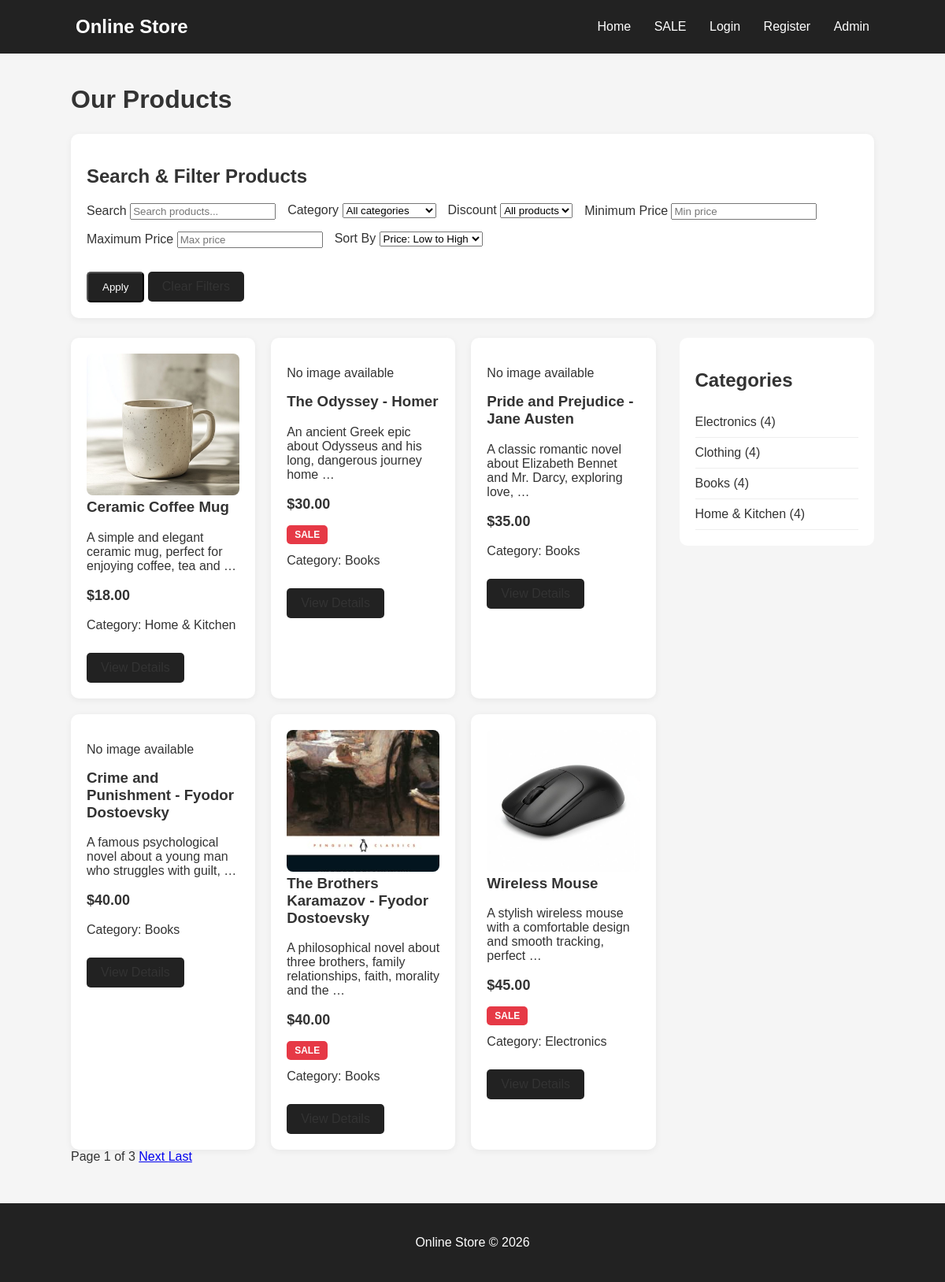
The app's page /, older data.
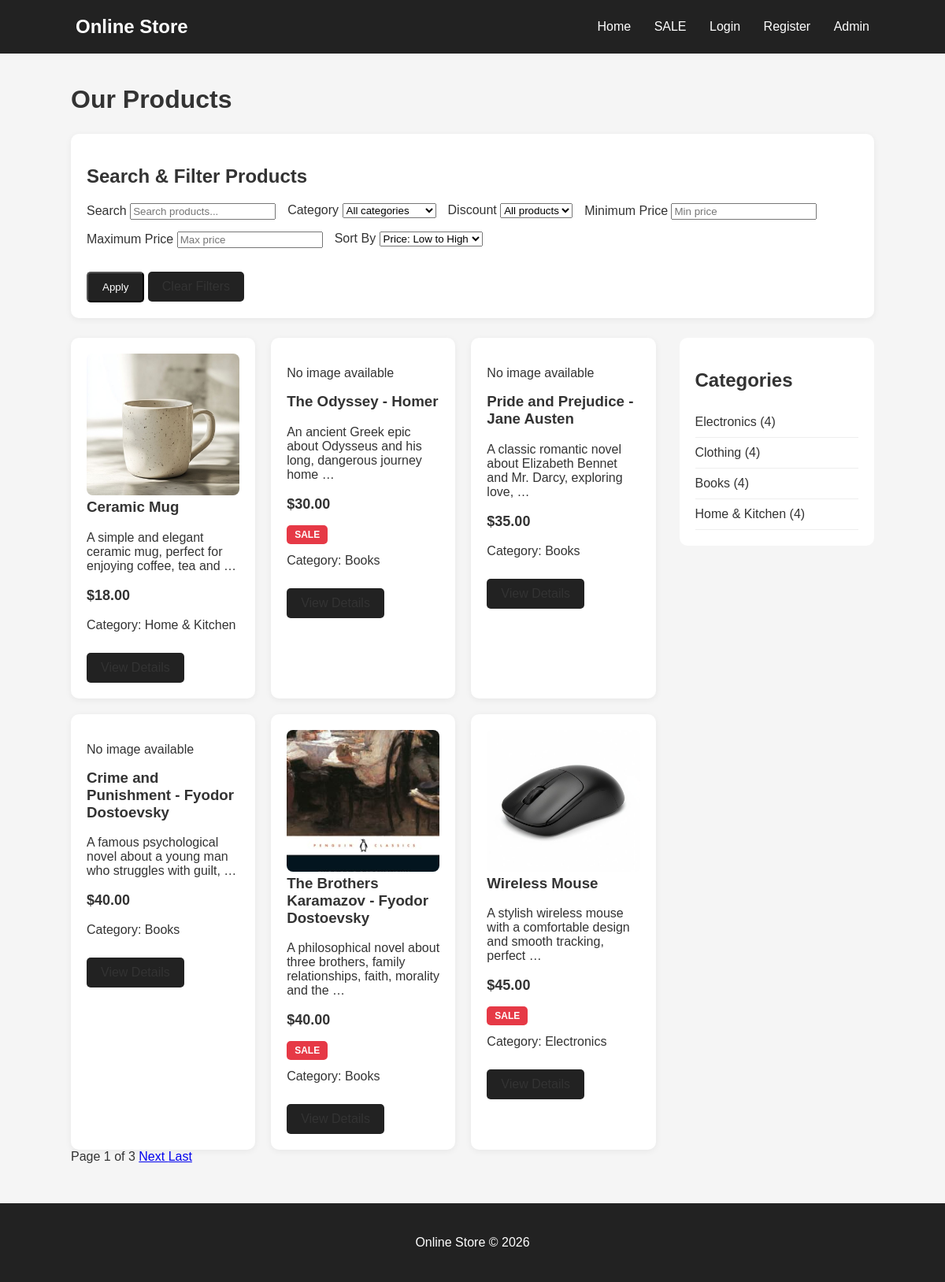
The same page, newer data.
### catalog/models.py (models this page shows, shortened)
class Product(models.Model):
    name = models.CharField(max_length=150)
    description = models.TextField()
    price = models.DecimalField(max_digits=10, decimal_places=2)
    category = models.ForeignKey(
        Category,
        on_delete=models.CASCADE,
        related_name='products'
    )
    image = models.ImageField(
        upload_to='products/',
        blank=True,
        null=True
    )
    user = models.ForeignKey(
        settings.AUTH_USER_MODEL,
        on_delete=models.CASCADE,
        related_name='products',
        blank=True,
        null=True
    )
    is_available = models.BooleanField(default=True)
    is_on_sale = models.BooleanField(default=False)
    created_at = models.DateTimeField(auto_now_add=True)

class Category(models.Model):
    name = models.CharField(max_length=100, unique=True)
    description = models.TextField(blank=True)

### catalog/views.py (the view)
# urls.py: path('', views.HomeView.as_view(), name='home'),
class HomeView(ListView):
    model = Product
    template_name = 'catalog/home.html'
    context_object_name = 'products'
    paginate_by = 6
    def get_queryset(self):
        queryset = Product.objects.filter(is_available=True)
        return apply_product_filters(
            self.request,
            queryset
        )
    def get_context_data(self, **kwargs):
        context = super().get_context_data(**kwargs)
        context['categories'] = Category.objects.annotate(
            product_count=Count('products')
        ).filter(product_count__gt=0)
        context['show_category_filter'] = True
        context['show_sale_filter'] = True
        return context

### catalog/templates/catalog/home.html (shortened to what this page needs)
{% extends 'catalog/base.html' %}
{% block content %}
<h1>Our Products</h1>
{% include 'catalog/search_filters.html' %}
<div class="content">
    <div>
        <div class="product-grid">
            {% for product in products %}
                <div class="product-card">
                    {% if product.image %}
                        <img
                            src="{{ product.image.url }}"
                            alt="{{ product.name }}"
                            style="width: 100%; height: 180px; object-fit: cover; border-radius: 8px;"
                        >
                    {% else %}
                        <p>No image available</p>
                    {% endif %}
                    <h3>
                        <a href="{% url 'product_detail' product.pk %}">
                            {{ product.name }}
                        </a>
                    </h3>
                    <p>{{ product.description|truncatewords:12 }}</p>
                    <p class="price">
                        ${{ product.price }}
                    </p>
                    {% if product.is_on_sale %}
                        <span class="sale">SALE</span>
                    {% endif %}
                    <p>
                        Category: {{ product.category.name }}
                    </p>
                    <a href="{% url 'product_detail' product.pk %}"
                       class="button">
                    </a>
                </div>
            {% empty %}
                <p>No products available.</p>
            {% endfor %}
        </div>
    </div>
    <aside class="sidebar">
        <h2>Categories</h2>
        {% for category in categories %}
            <a href="{% url 'category_products' category.pk %}">
                {{ category.name }} ({{ category.product_count }})
            </a>
        {% empty %}
            <p>No categories available.</p>
        {% endfor %}
    </aside>
</div>
{% include 'catalog/pagination.html' %}
{% endblock %}

Row changes from the older to the newer data that the page shows:
changed Product "A simple and elegant ceramic mug, perfect for enjoying coffee, tea and …": name "Ceramic Coffee Mug" → "Ceramic Mug"
